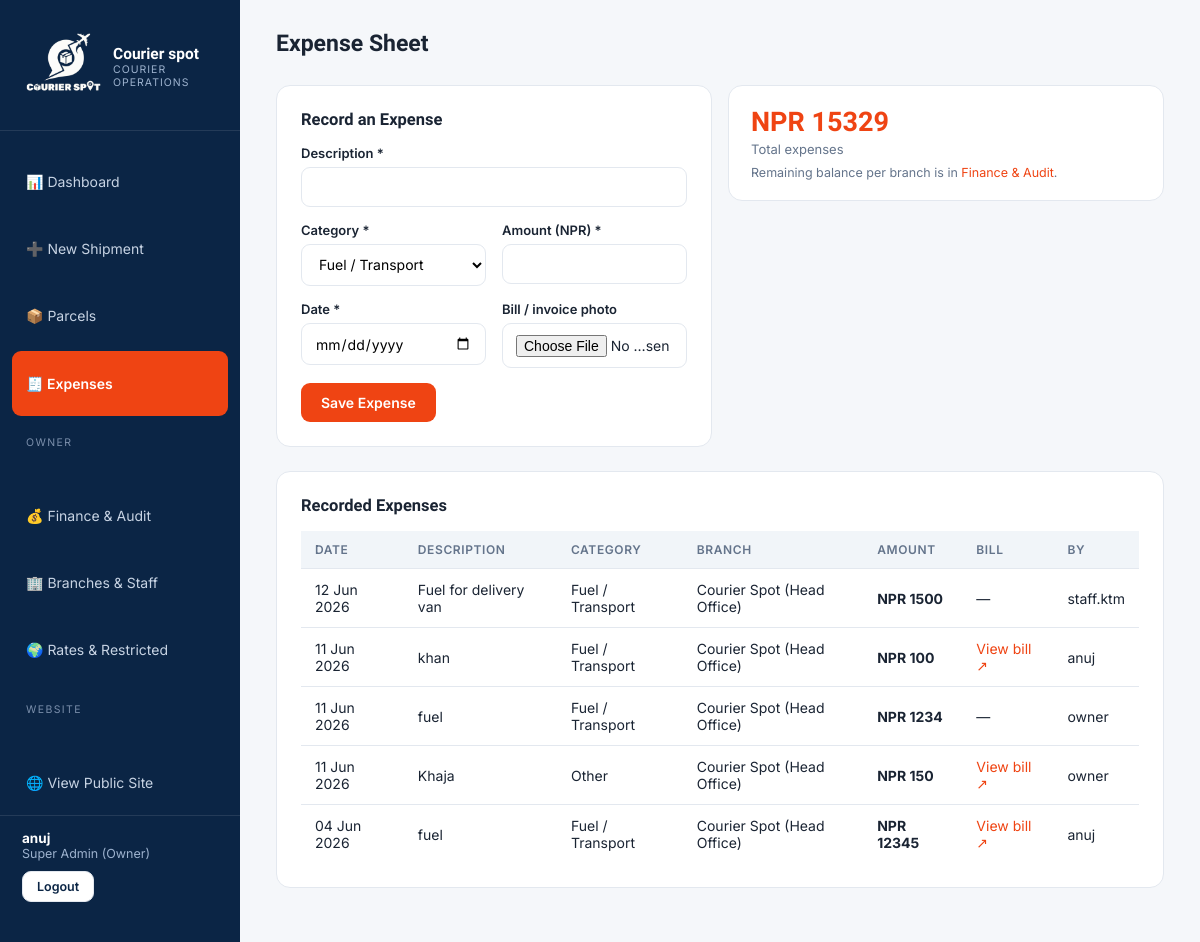
The page /panel/expenses/ (signed in) on the database its author committed.
### accounts/models.py (models this page shows, shortened)
class User(AbstractUser):
    class Roles(models.TextChoices):
        SUPERADMIN = 'SUPERADMIN', 'Super Admin (Owner)'
        BRANCH_ADMIN = 'BRANCH_ADMIN', 'Branch Admin'
        STAFF = 'STAFF', 'Staff'
        CUSTOMER = 'CUSTOMER', 'Customer'
    role = models.CharField(max_length=20, choices=Roles.choices, default=Roles.CUSTOMER)
    branch = models.ForeignKey('operations.Branch', null=True, blank=True,
                               on_delete=models.SET_NULL, related_name='users')
    phone = models.CharField(max_length=20, blank=True)
    address = models.CharField(max_length=255, blank=True)
    @property
    def is_owner(self):
        return self.role == self.Roles.SUPERADMIN
    @property
    def is_panel_user(self):
        return self.role in (self.Roles.SUPERADMIN, self.Roles.BRANCH_ADMIN, self.Roles.STAFF)

### operations/models.py (models this page shows, shortened)
class Expense(models.Model):
    CATEGORIES = [('FUEL', 'Fuel / Transport'), ('RENT', 'Rent'), ('SALARY', 'Salary'),
                  ('CARRIER', 'Carrier Charges'), ('SUPPLIES', 'Supplies'), ('OTHER', 'Other')]
    branch = models.ForeignKey(Branch, on_delete=models.PROTECT, related_name='expenses')
    description = models.CharField(max_length=255)
    category = models.CharField(max_length=12, choices=CATEGORIES, default='OTHER')
    amount = models.DecimalField(max_digits=12, decimal_places=2)
    date = models.DateField()
    bill_image = models.ImageField(upload_to='bills/', blank=True, null=True,
                                   help_text='Photo/scan of the bill or invoice')
    created_by = models.ForeignKey(settings.AUTH_USER_MODEL, on_delete=models.PROTECT)
    created_at = models.DateTimeField(auto_now_add=True)
    class Meta:
        ordering = ['-date', '-created_at']

class Branch(models.Model):
    name = models.CharField(max_length=120)
    location = models.CharField(max_length=160, help_text='City / area, e.g. Kathmandu — Dhumbarahi')
    address = models.CharField(max_length=255)
    phone = models.CharField(max_length=40)
    email = models.EmailField(blank=True)
    is_active = models.BooleanField(default=True)
    created_at = models.DateTimeField(auto_now_add=True)
    class Meta:
        verbose_name_plural = 'Branches'

### operations/views.py (the view, shortened to what this page needs)
# urls.py: path('panel/expenses/', ops.expenses, name='expenses'),
@panel_required
def expenses(request):
    items = branch_scope(Expense.objects.select_related('branch'), request.user)[:100]
    total = branch_scope(Expense.objects.all(), request.user).aggregate(s=Sum('amount'))['s'] or 0
    return render(request, 'panel/expenses.html',
                  {'expenses': items, 'total': total, 'categories': Expense.CATEGORIES})

### operations/views.py (called while the page is built)
def panel_required(view):
    @wraps(view)
    @login_required
    def wrapper(request, *a, **kw):
        if not request.user.is_panel_user:
            return HttpResponseForbidden('Staff panel access only.')
        return view(request, *a, **kw)
    return wrapper

def branch_scope(qs, user):
    return qs if user.is_owner else qs.filter(branch=user.branch)

### templates/panel/expenses.html (shortened to what this page needs)
{% extends "panel/base_panel.html" %}
{% block content %}
<div class="topbar"><h1>Expense Sheet</h1></div>
<div class="fgrid">
  <div class="card">
    <h3>Record an Expense</h3>
    <form method="post" enctype="multipart/form-data">{% csrf_token %}
      <div class="fg"><label>Description *</label><input name="description" required></div>
      <div class="fgrid">
        <div class="fg"><label>Category *</label><select name="category">
          {% for val, label in categories %}<option value="{{ val }}">{{ label }}</option>{% endfor %}</select></div>
        <div class="fg"><label>Amount (NPR) *</label><input type="number" step="0.01" name="amount" required></div>
      </div>
      <div class="fgrid">
        <div class="fg"><label>Date *</label><input type="date" name="date" required></div>
        <div class="fg"><label>Bill / invoice photo</label><input type="file" name="bill_image" accept="image/*"></div>
      </div>
      <button class="btn">Save Expense</button>
    </form>
  </div>
  <div class="stat" style="align-self:start">
    <div class="n red">NPR {{ total|floatformat:0 }}</div>
    <div class="l">Total expenses {% if not user.is_owner %}({{ user.branch.name }}){% endif %}</div>
    {% if user.is_owner %}<p style="font-size:12.5px;color:var(--muted);margin-top:8px">Remaining balance per branch is in <a href="{% url 'finance' %}" style="color:var(--crimson)">Finance & Audit</a>.</p>{% endif %}
  </div>
</div>
<div class="card">
  <h3>Recorded Expenses</h3>
  <table><thead><tr><th>DATE</th><th>DESCRIPTION</th><th>CATEGORY</th><th>BRANCH</th><th>AMOUNT</th><th>BILL</th><th>BY</th></tr></thead><tbody>
    {% for e in expenses %}
    <tr><td>{{ e.date|date:"d M Y" }}</td><td>{{ e.description }}</td><td>{{ e.get_category_display }}</td>
        <td>{{ e.branch.name }}</td><td><b>NPR {{ e.amount|floatformat:0 }}</b></td>
        <td>{% if e.bill_image %}<a href="{{ e.bill_image.url }}" target="_blank" style="color:var(--crimson)">View bill ↗</a>{% else %}—{% endif %}</td>
        <td>{{ e.created_by.username }}</td></tr>
    {% empty %}<tr><td colspan="7" style="text-align:center;color:var(--muted)">No expenses recorded yet.</td></tr>{% endfor %}
  </tbody></table>
</div>
{% endblock %}

### templates/panel/base_panel.html (shortened to what this page needs)
<!DOCTYPE html>
<html lang="en">
<head>
</head>
<body>
<aside class="side">
  {% load static %}
  <a class="brand" href="{% url 'panel_dashboard' %}">
     <img src="{% static 'courierspotlogowhite.png' %}" alt="Courier Spot" style="height:80px;width:auto;display:block">
    <span><b>Courier spot</b><small>COURIER OPERATIONS</small></span>
  </a>
  <nav>
    <a href="{% url 'panel_dashboard' %}" class="{% if request.resolver_match.url_name == 'panel_dashboard' %}active{% endif %}">📊 Dashboard</a>
    <a href="{% url 'shipment_create' %}" class="{% if request.resolver_match.url_name == 'shipment_create' %}active{% endif %}">➕ New Shipment</a>
    <a href="{% url 'parcel_list' %}" class="{% if request.resolver_match.url_name == 'parcel_list' %}active{% endif %}">📦 Parcels</a>
    <a href="{% url 'expenses' %}" class="{% if request.resolver_match.url_name == 'expenses' %}active{% endif %}">🧾 Expenses</a>
    {% if user.is_owner %}
    <div class="sec">OWNER</div>
    <a href="{% url 'finance' %}" class="{% if request.resolver_match.url_name == 'finance' %}active{% endif %}">💰 Finance & Audit</a>
    <a href="{% url 'branches' %}" class="{% if request.resolver_match.url_name == 'branches' %}active{% endif %}">🏢 Branches & Staff</a>
    <a href="{% url 'rates_manage' %}" class="{% if request.resolver_match.url_name == 'rates_manage' %}active{% endif %}">🌍 Rates & Restricted</a>
    {% endif %}
    <div class="sec">WEBSITE</div>
    <a href="/" target="_blank">🌐 View Public Site</a>
  </nav>
  <div class="foot">
    <b>{{ user.first_name|default:user.username }}</b>
    {{ user.get_role_display }}{% if user.branch %} · {{ user.branch.name }}{% endif %}
    <form method="post" action="{% url 'logout' %}" style="margin-top:10px">{% csrf_token %}
      <button class="btn ghost" style="padding:7px 14px;font-size:12.5px">Logout</button></form>
  </div>
</aside>
<main class="main">
  {% block content %}{% endblock %}
</main>
</body>
</html>

### templates/panel/base_panel.html (style rules this page uses)
:root { --navy:#0B2545;--navy-2:#13315C;--crimson:#EF4413;--crimson-2:#F76B3F;--gold:#F2A900; --bg:#F5F7FA;--card:#FFFFFF;--border:#E3E8EF;--text:#1A2433;--muted:#64748B }
* { margin:0;padding:0;box-sizing:border-box }
body { font-family:'Inter',sans-serif;background:var(--bg);color:var(--text);display:flex;min-height:100vh }
a { text-decoration:none;color:inherit }
h1,h2,h3 { font-family:'Sora',sans-serif }
.side { width:240px;background:var(--navy);color:#fff;padding:26px 0;display:flex;flex-direction:column;position:fixed;top:0;bottom:0 }
.side .brand { display:flex;align-items:center;gap:11px;padding:0 22px 24px;border-bottom:1px solid rgba(255,255,255,.1);margin-bottom:18px }
.side .brand b { font-family:'Sora';font-size:15.5px }
.side .brand small { display:block;font-size:10.5px;color:#9DB2CE;letter-spacing:1px }
.side nav { display:grid;gap:2px;padding:0 12px;flex:1 }
.side nav a { padding:11px 14px;border-radius:9px;font-size:14px;color:#C7D3E3;display:flex;gap:11px;align-items:center;transition:background .2s,color .2s }
.side nav a.active { background:var(--crimson);color:#fff;font-weight:600 }
.side .sec { font-size:10.5px;letter-spacing:1.4px;color:#7B8FAB;padding:18px 14px 6px }
.side .foot { padding:14px 22px;border-top:1px solid rgba(255,255,255,.1);font-size:12.5px;color:#9DB2CE }
.side .foot b { color:#fff;display:block;font-size:13.5px }
.main { margin-left:240px;flex:1;padding:30px 36px;max-width:calc(100vw - 240px) }
.topbar { display:flex;justify-content:space-between;align-items:center;margin-bottom:28px;gap:18px;flex-wrap:wrap }
.topbar h1 { font-size:23px }
.btn { display:inline-flex;align-items:center;gap:8px;background:var(--crimson);color:#fff;border:none;padding:11px 20px;border-radius:9px;font-weight:600;font-size:14px;cursor:pointer;font-family:inherit;transition:background .2s,transform .2s }
.btn.ghost { background:#fff;color:var(--navy);border:1px solid var(--border) }
.stat { background:var(--card);border:1px solid var(--border);border-radius:14px;padding:20px 22px }
.stat .n { font-family:'Sora';font-size:27px;font-weight:800;color:var(--navy) }
.stat .n.red { color:var(--crimson) }
.stat .l { font-size:13px;color:var(--muted);margin-top:3px }
.card { background:var(--card);border:1px solid var(--border);border-radius:14px;padding:24px;margin-bottom:24px }
.card h3 { font-size:16.5px;margin-bottom:16px }
table { width:100%;border-collapse:collapse;font-size:14px }
th { text-align:left;padding:11px 14px;background:#F1F5F9;color:var(--muted);font-size:12px;letter-spacing:.6px;font-weight:600 }
td { padding:12px 14px;border-top:1px solid var(--border) }
label { display:block;font-size:13px;font-weight:600;margin-bottom:6px }
input,select,textarea { width:100%;border:1px solid var(--border);border-radius:9px;padding:10.5px 13px;font-size:14px;font-family:inherit;outline:none;background:#fff }
.fgrid { display:grid;grid-template-columns:1fr 1fr;gap:16px }
.fg { margin-bottom:15px }

### rows shown on the page
User: first_name "anuj", role "Super Admin (Owner)"
Expense: date "12 Jun 2026", description "Fuel for delivery van", category "Fuel / Transport", branch.name "Courier Spot (Head Office)", amount "1500", created_by.username "staff.ktm"
Expense: date "11 Jun 2026", description "khan", category "Fuel / Transport", branch.name "Courier Spot (Head Office)", amount "100", created_by.username "anuj"
Expense: date "11 Jun 2026", description "fuel", category "Fuel / Transport", branch.name "Courier Spot (Head Office)", amount "1234", created_by.username "owner"
Expense: date "11 Jun 2026", description "Khaja", category "Other", branch.name "Courier Spot (Head Office)", amount "150", created_by.username "owner"
Expense: date "04 Jun 2026", description "fuel", category "Fuel / Transport", branch.name "Courier Spot (Head Office)", amount "12345", created_by.username "anuj"

### other values the page prints
{{ total|floatformat:0 }} "15329"
form field category "Fuel / Transport"
